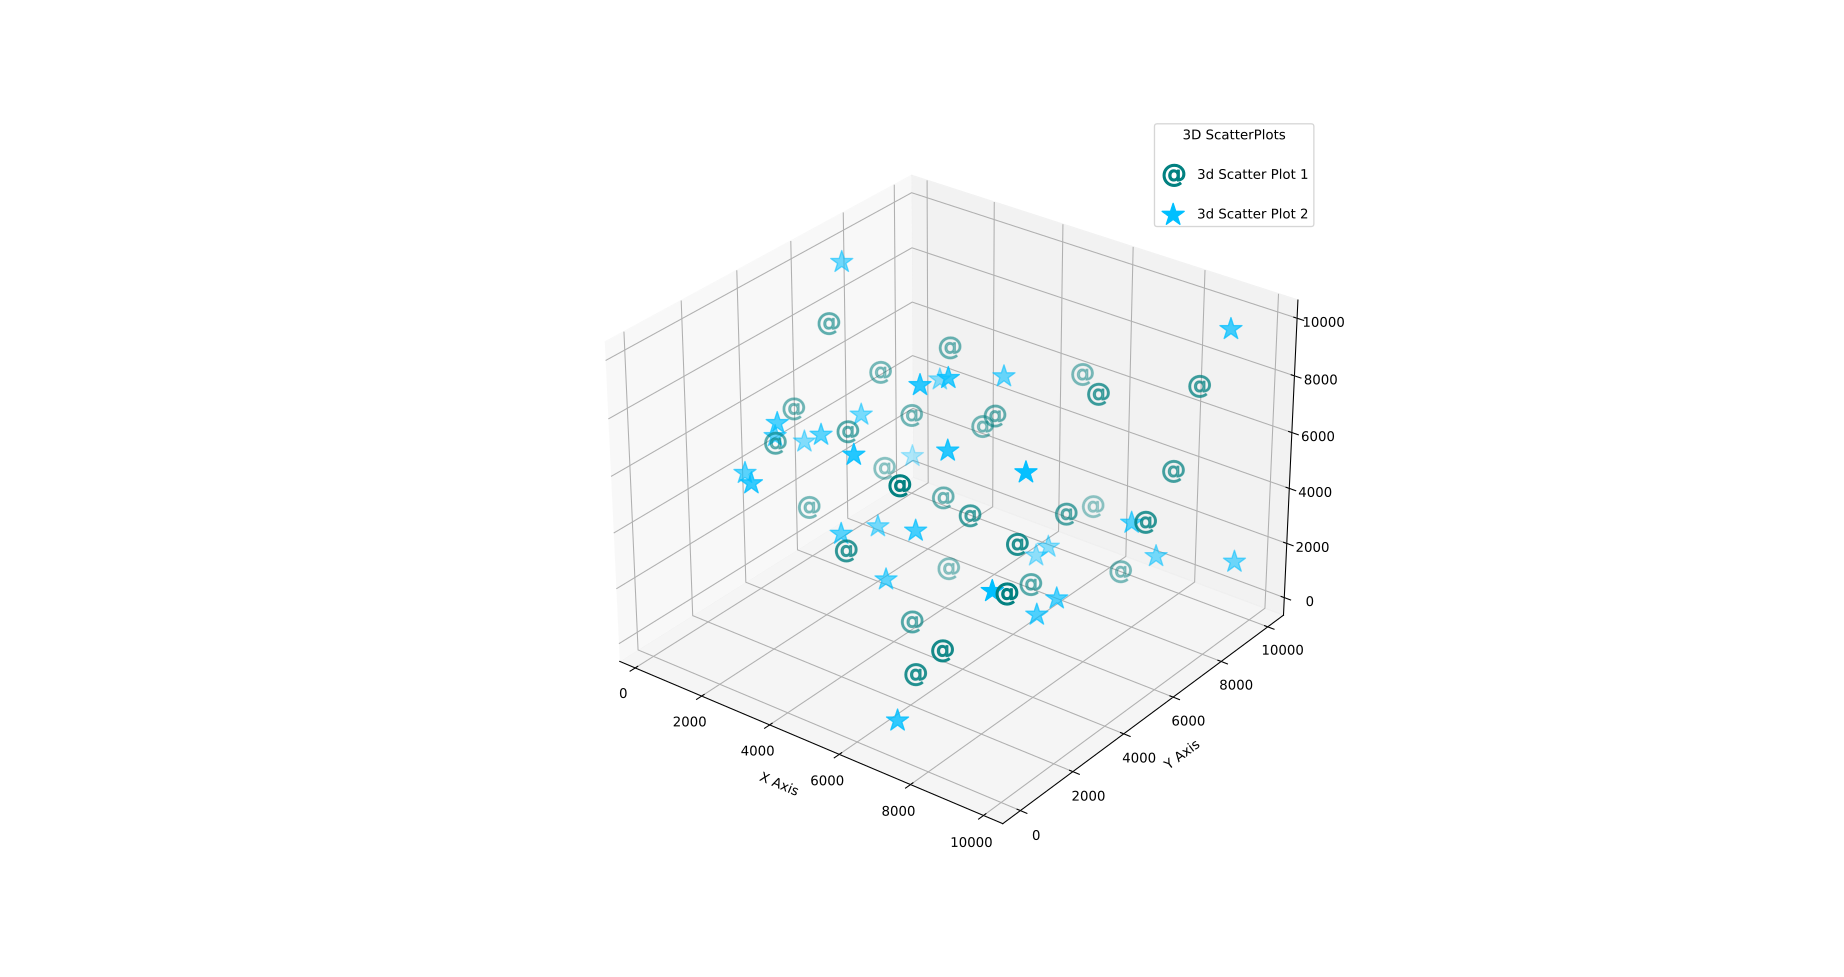

Python code for this plot:
# Date 20-06-2021


import matplotlib.pyplot as plt
import numpy as np


ax1 = plt.axes(projection='3d')


def x(max_value=9999, i=30):
    arr = np.random.randint(max_value, size=i)
    arr.sort()
    return arr


def y_and_z(max_value=9999, i=30): return np.random.randint(
    max_value, size=i)


ax1.scatter3D(x(), y_and_z(), y_and_z(), color='teal',
              label='3d Scatter Plot 1', marker='$@$', s=302)

ax1.scatter3D(x(), y_and_z(), y_and_z(), color='deepskyblue',
              label='3d Scatter Plot 2', marker='*', s=302)

plt.xlabel('X Axis')
plt.ylabel('Y Axis')
plt.legend(title='3D ScatterPlots', labelspacing=2)

plt.show()
